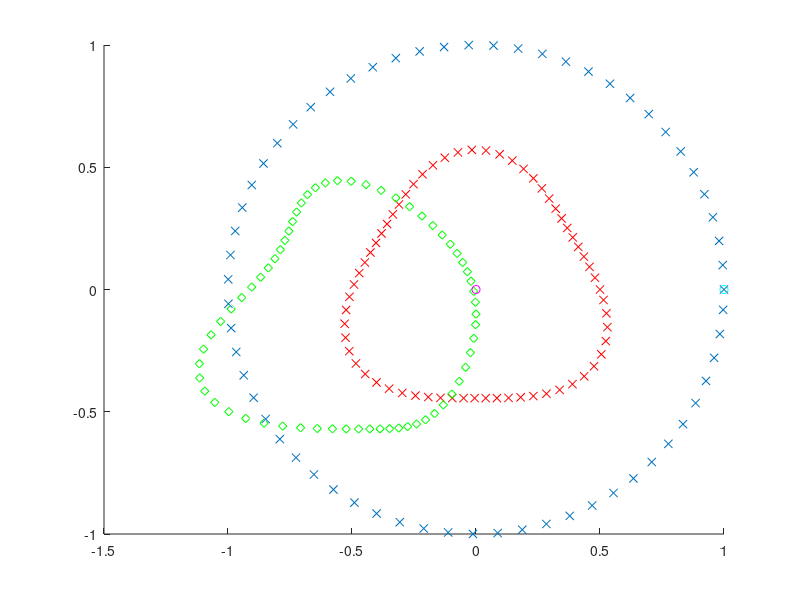

MATLAB code for this plot: (Note: this script raises an error after producing the figure.)
%% Functions
Rx = @(theta) [ 1 0           0
                0 cos(theta) -sin(theta)
                0 sin(theta)  cos(theta) ]
            
Ry = @(theta) [ cos(theta) 0  sin(theta)
                0          1  0
               -sin(theta) 0  cos(theta) ]
           
Rz = @(theta) [ cos(theta) -sin(theta) 0  
                sin(theta)  cos(theta) 0
                0           0          1 ]
            
cameraCenter = @(R,t) -R'*t
cameraToWorld = @(R,t) [R' -R'*t; 0 0 0 1]
            
%% Definitions
t1 = [0 0 0]';
R1 = eye(3);
t2 = -[1 0 0]';
R2 = Rx(0.1);%Rx(0.3)*Ry(0.2)*Rz(0.1)
K = eye(3);

C1 = K*[eye(3) zeros(3,1)]
C2 = K*[R2 t2]

%% 3D points

p3D = [-1 -1  2
       -1  1  2
        1 -1  2
        1  1  2
        0  1  2
        0  3  2
        2  1  2
        2  3  2]

% sine
x = -1:0.1:3.1;
p3D = [x;sin(3.1*x);sin(x)+2]';

% circle
x = 0:0.1:(2*pi)
p3D = [cos(x)' sin(x)' (2+0.25*sin(3*x))'];

p3DHom = [p3D ones(length(p3D),1)];
    
%% Visualize

n1 = cameraCenter(R1,t1)
n2 = cameraCenter(R2,t2)

figure(1); clf; hold on;
plot3(p3D(:,1), p3D(:,2), p3D(:,3), 'x');
plot3(n1(1), n1(2), n1(3), 'om');
plot3(n2(1), n2(2), n2(3), 'oc');

%% Image plane coordinates

p1Hom = (C1*p3DHom')'
p1 = [p1Hom(:,1) p1Hom(:,2)]./[p1Hom(:,3) p1Hom(:,3)]   % Inhomogenous
p2Hom = (C2*p3DHom')'
p2 = [p2Hom(:,1) p2Hom(:,2)]./[p2Hom(:,3) p2Hom(:,3)]   % Inhomogenous

figure(1); clf; hold on;
plot3(p3D(:,1), p3D(:,2), p3D(:,3), 'x');
plot3(p1(:,1), p1(:,2), zeros(size(p1(:,1))), 'xr');
plot3(p2(:,1), p2(:,2), zeros(size(p2(:,1))), 'dg');
plot3(n1(1), n1(2), n1(3), 'om');
plot3(n2(1), n2(2), n2(3), 'oc');

imagePair1 = [p1 p2]

%% Triangulate points - (verification)

% Linear
disp('linear)');
p3D_Hom = [];
for n = 1:length(p1Hom)
    p3D_Hom = [p3D_Hom; triangulate_linear(C1,C2,p1Hom(n,:),p2Hom(n,:))'];
end
p3D_ = [p3D_Hom(:,1) p3D_Hom(:,2) p3D_Hom(:,3) ]./[p3D_Hom(:,4) p3D_Hom(:,4) p3D_Hom(:,4)]   % Inhomogenous

diff = p3D-p3D_
diff_norm = norm(diff)


%% F, E

F = fmatrix_stls(p1,p2)
E = K'*F*K


%% Save to file

fid = fopen('data_test.alx','wt');
fprintf(fid,'# Correspondances for each imagepair in sequnce\n');
fprintf(fid,'# Imagepair 1\n');
for n = 1:length(imagePair1)
   fprintf(fid,'p %0.4f %0.4f %0.4f %0.4f\n',imagePair1(1,1),imagePair1(1,2),imagePair1(1,3),imagePair1(1,4)); 
end
fclose(fid);

       
